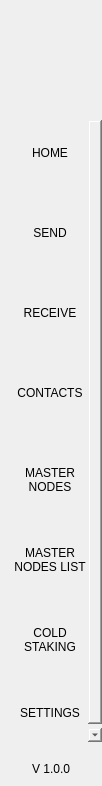
<?xml version="1.0" encoding="UTF-8"?>
<ui version="4.0">
 <class>NavMenuWidget</class>
 <widget class="QWidget" name="NavMenuWidget">
  <property name="geometry">
   <rect>
    <x>0</x>
    <y>0</y>
    <width>102</width>
    <height>786</height>
   </rect>
  </property>
  <property name="windowTitle">
   <string>Form</string>
  </property>
  <property name="styleSheet">
   <string notr="true">padding:0px;
border:none;
margin:0px;</string>
  </property>
  <layout class="QVBoxLayout" name="verticalLayout">
   <property name="spacing">
    <number>0</number>
   </property>
   <property name="leftMargin">
    <number>0</number>
   </property>
   <property name="topMargin">
    <number>0</number>
   </property>
   <property name="rightMargin">
    <number>0</number>
   </property>
   <property name="bottomMargin">
    <number>0</number>
   </property>
   <item>
    <widget class="QWidget" name="navContainer_2" native="true">
     <layout class="QVBoxLayout" name="navContainer" stretch="0,0,0,0">
      <property name="spacing">
       <number>0</number>
      </property>
      <property name="leftMargin">
       <number>0</number>
      </property>
      <property name="topMargin">
       <number>0</number>
      </property>
      <property name="rightMargin">
       <number>0</number>
      </property>
      <property name="bottomMargin">
       <number>10</number>
      </property>
      <item>
       <widget class="QPushButton" name="imgLogo">
        <property name="minimumSize">
         <size>
          <width>0</width>
          <height>120</height>
         </size>
        </property>
        <property name="focusPolicy">
         <enum>Qt::NoFocus</enum>
        </property>
        <property name="text">
         <string/>
        </property>
        <property name="iconSize">
         <size>
          <width>64</width>
          <height>64</height>
         </size>
        </property>
       </widget>
      </item>
      <item>
       <widget class="QScrollArea" name="scrollAreaNav">
        <property name="sizePolicy">
         <sizepolicy hsizetype="Expanding" vsizetype="Expanding">
          <horstretch>0</horstretch>
          <verstretch>0</verstretch>
         </sizepolicy>
        </property>
        <property name="minimumSize">
         <size>
          <width>0</width>
          <height>0</height>
         </size>
        </property>
        <property name="styleSheet">
         <string notr="true">QScrollBar {
height:0px;
 width:0px;
}

#scrollAreaNav{
background-color:transparent;
}</string>
        </property>
        <property name="horizontalScrollBarPolicy">
         <enum>Qt::ScrollBarAlwaysOff</enum>
        </property>
        <property name="sizeAdjustPolicy">
         <enum>QAbstractScrollArea::AdjustToContents</enum>
        </property>
        <property name="widgetResizable">
         <bool>true</bool>
        </property>
        <property name="alignment">
         <set>Qt::AlignLeading|Qt::AlignLeft|Qt::AlignTop</set>
        </property>
        <widget class="QWidget" name="scrollAreaNavVert">
         <property name="geometry">
          <rect>
           <x>0</x>
           <y>0</y>
           <width>100</width>
           <height>640</height>
          </rect>
         </property>
         <property name="sizePolicy">
          <sizepolicy hsizetype="Preferred" vsizetype="Expanding">
           <horstretch>0</horstretch>
           <verstretch>0</verstretch>
          </sizepolicy>
         </property>
         <property name="minimumSize">
          <size>
           <width>0</width>
           <height>0</height>
          </size>
         </property>
         <property name="autoFillBackground">
          <bool>false</bool>
         </property>
         <property name="styleSheet">
          <string notr="true">#scrollAreaNavVert{
background-color:transparent;
}</string>
         </property>
         <layout class="QVBoxLayout" name="verticalLayout_3">
          <property name="spacing">
           <number>0</number>
          </property>
          <property name="sizeConstraint">
           <enum>QLayout::SetDefaultConstraint</enum>
          </property>
          <property name="leftMargin">
           <number>0</number>
          </property>
          <property name="topMargin">
           <number>0</number>
          </property>
          <property name="rightMargin">
           <number>0</number>
          </property>
          <property name="bottomMargin">
           <number>0</number>
          </property>
          <item>
           <widget class="QToolButton" name="btnDashboard">
            <property name="minimumSize">
             <size>
              <width>100</width>
              <height>80</height>
             </size>
            </property>
            <property name="text">
             <string>HOME
</string>
            </property>
            <property name="iconSize">
             <size>
              <width>32</width>
              <height>32</height>
             </size>
            </property>
            <property name="checkable">
             <bool>true</bool>
            </property>
            <property name="checked">
             <bool>true</bool>
            </property>
            <property name="autoExclusive">
             <bool>true</bool>
            </property>
           </widget>
          </item>
          <item>
           <widget class="QToolButton" name="btnSend">
            <property name="minimumSize">
             <size>
              <width>100</width>
              <height>80</height>
             </size>
            </property>
            <property name="text">
             <string>SEND
</string>
            </property>
            <property name="iconSize">
             <size>
              <width>32</width>
              <height>32</height>
             </size>
            </property>
            <property name="checkable">
             <bool>true</bool>
            </property>
            <property name="autoExclusive">
             <bool>true</bool>
            </property>
           </widget>
          </item>
          <item>
           <widget class="QToolButton" name="btnReceive">
            <property name="minimumSize">
             <size>
              <width>100</width>
              <height>80</height>
             </size>
            </property>
            <property name="text">
             <string>RECEIVE
</string>
            </property>
            <property name="checkable">
             <bool>true</bool>
            </property>
            <property name="autoExclusive">
             <bool>true</bool>
            </property>
           </widget>
          </item>
          <item>
           <widget class="QToolButton" name="btnAddress">
            <property name="minimumSize">
             <size>
              <width>100</width>
              <height>80</height>
             </size>
            </property>
            <property name="text">
             <string>CONTACTS
</string>
            </property>
            <property name="iconSize">
             <size>
              <width>32</width>
              <height>32</height>
             </size>
            </property>
            <property name="checkable">
             <bool>true</bool>
            </property>
            <property name="autoExclusive">
             <bool>true</bool>
            </property>
           </widget>
          </item>
          <item>
           <widget class="QToolButton" name="btnMaster">
            <property name="minimumSize">
             <size>
              <width>100</width>
              <height>80</height>
             </size>
            </property>
            <property name="text">
             <string>MASTER
NODES</string>
            </property>
            <property name="iconSize">
             <size>
              <width>32</width>
              <height>32</height>
             </size>
            </property>
            <property name="checkable">
             <bool>true</bool>
            </property>
            <property name="autoExclusive">
             <bool>true</bool>
            </property>
           </widget>
          </item>
          <item>
           <widget class="QToolButton" name="btnMasterList">
            <property name="minimumSize">
             <size>
              <width>100</width>
              <height>80</height>
             </size>
            </property>
            <property name="text">
             <string>MASTER
NODES LIST</string>
            </property>
            <property name="iconSize">
             <size>
              <width>32</width>
              <height>32</height>
             </size>
            </property>
            <property name="checkable">
             <bool>true</bool>
            </property>
            <property name="autoExclusive">
             <bool>true</bool>
            </property>
           </widget>
          </item>
          <item>
           <widget class="QToolButton" name="btnColdStaking">
            <property name="minimumSize">
             <size>
              <width>100</width>
              <height>80</height>
             </size>
            </property>
            <property name="text">
             <string>COLD
STAKING</string>
            </property>
            <property name="iconSize">
             <size>
              <width>32</width>
              <height>32</height>
             </size>
            </property>
            <property name="checkable">
             <bool>true</bool>
            </property>
            <property name="autoExclusive">
             <bool>true</bool>
            </property>
           </widget>
          </item>
          <item>
           <widget class="QToolButton" name="btnSettings">
            <property name="minimumSize">
             <size>
              <width>100</width>
              <height>80</height>
             </size>
            </property>
            <property name="text">
             <string>SETTINGS
</string>
            </property>
            <property name="iconSize">
             <size>
              <width>32</width>
              <height>32</height>
             </size>
            </property>
            <property name="checkable">
             <bool>true</bool>
            </property>
            <property name="autoExclusive">
             <bool>true</bool>
            </property>
           </widget>
          </item>
         </layout>
        </widget>
       </widget>
      </item>
      <item>
       <spacer name="verticalSpacer">
        <property name="orientation">
         <enum>Qt::Vertical</enum>
        </property>
        <property name="sizeType">
         <enum>QSizePolicy::Minimum</enum>
        </property>
        <property name="sizeHint" stdset="0">
         <size>
          <width>20</width>
          <height>20</height>
         </size>
        </property>
       </spacer>
      </item>
      <item alignment="Qt::AlignHCenter">
       <widget class="QLabel" name="labelVersion">
        <property name="maximumSize">
         <size>
          <width>16777215</width>
          <height>60</height>
         </size>
        </property>
        <property name="text">
         <string>V 1.0.0</string>
        </property>
        <property name="alignment">
         <set>Qt::AlignBottom|Qt::AlignHCenter</set>
        </property>
       </widget>
      </item>
     </layout>
    </widget>
   </item>
  </layout>
 </widget>
 <resources/>
 <connections/>
</ui>
